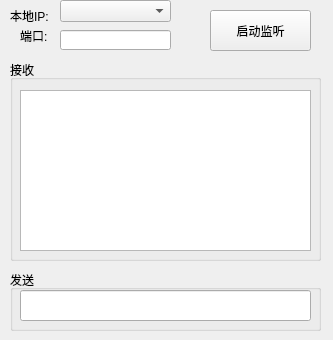
<?xml version="1.0" encoding="UTF-8"?>
<ui version="4.0">
 <class>Widget</class>
 <widget class="QWidget" name="Widget">
  <property name="geometry">
   <rect>
    <x>0</x>
    <y>0</y>
    <width>333</width>
    <height>340</height>
   </rect>
  </property>
  <property name="windowTitle">
   <string>Widget</string>
  </property>
  <widget class="QComboBox" name="comboBox">
   <property name="geometry">
    <rect>
     <x>60</x>
     <y>0</y>
     <width>111</width>
     <height>22</height>
    </rect>
   </property>
  </widget>
  <widget class="QLabel" name="label">
   <property name="geometry">
    <rect>
     <x>10</x>
     <y>0</y>
     <width>51</width>
     <height>31</height>
    </rect>
   </property>
   <property name="text">
    <string>本地IP:</string>
   </property>
  </widget>
  <widget class="QLineEdit" name="lineEdit">
   <property name="geometry">
    <rect>
     <x>60</x>
     <y>30</y>
     <width>111</width>
     <height>20</height>
    </rect>
   </property>
  </widget>
  <widget class="QLabel" name="label_2">
   <property name="geometry">
    <rect>
     <x>20</x>
     <y>20</y>
     <width>31</width>
     <height>31</height>
    </rect>
   </property>
   <property name="text">
    <string>端口:</string>
   </property>
  </widget>
  <widget class="QGroupBox" name="groupBox">
   <property name="geometry">
    <rect>
     <x>10</x>
     <y>60</y>
     <width>311</width>
     <height>201</height>
    </rect>
   </property>
   <property name="title">
    <string>接收</string>
   </property>
   <widget class="QTextBrowser" name="textBrowser">
    <property name="geometry">
     <rect>
      <x>10</x>
      <y>30</y>
      <width>291</width>
      <height>161</height>
     </rect>
    </property>
   </widget>
  </widget>
  <widget class="QGroupBox" name="groupBox_2">
   <property name="geometry">
    <rect>
     <x>10</x>
     <y>270</y>
     <width>311</width>
     <height>61</height>
    </rect>
   </property>
   <property name="title">
    <string>发送</string>
   </property>
   <widget class="QLineEdit" name="lineEdit_2">
    <property name="geometry">
     <rect>
      <x>10</x>
      <y>20</y>
      <width>291</width>
      <height>31</height>
     </rect>
    </property>
   </widget>
  </widget>
  <widget class="QPushButton" name="btnlisten">
   <property name="geometry">
    <rect>
     <x>210</x>
     <y>10</y>
     <width>101</width>
     <height>41</height>
    </rect>
   </property>
   <property name="text">
    <string>启动监听</string>
   </property>
  </widget>
 </widget>
 <layoutdefault spacing="6" margin="11"/>
 <resources/>
 <connections/>
</ui>
